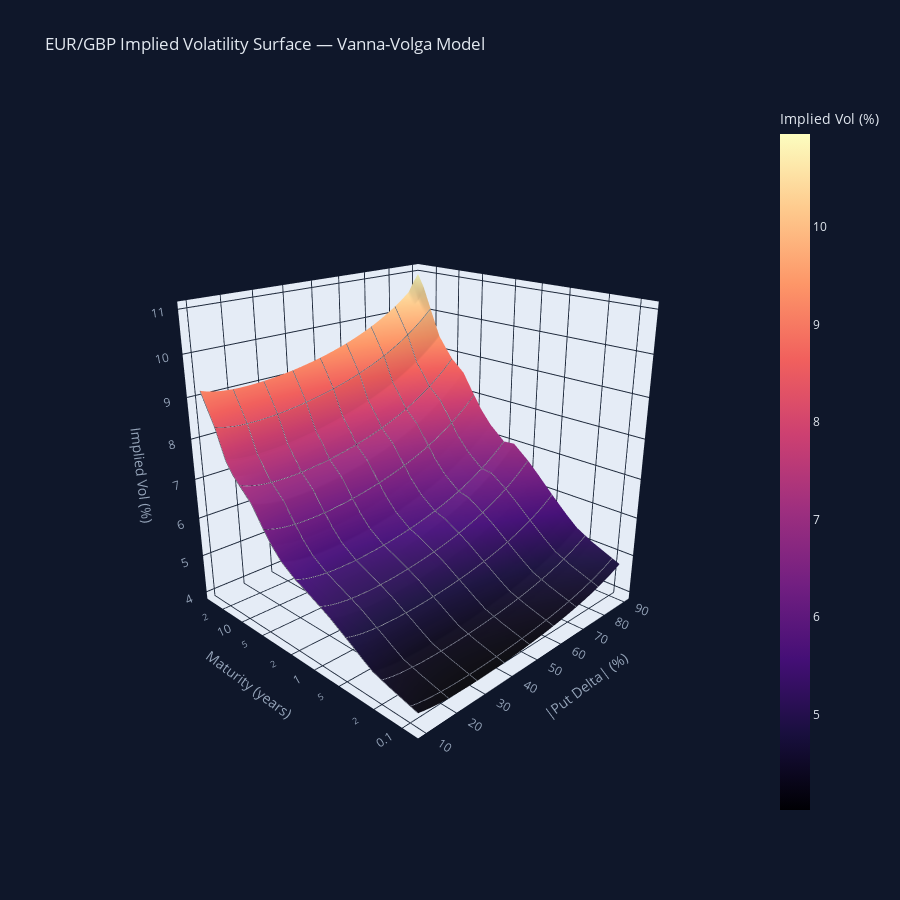

The cell this chart's notebook holds for it:
### Code cell
# ─── Interactive 3D Volatility Surface ───


# Filter: only tenors >= 1M for a clean surface
surface_df = results_df[results_df['T'] >= 1/12].copy()

delta_grid = np.linspace(0.10, 0.90, 40)
tenor_grid = []
vol_matrix = []

for _, row in surface_df.iterrows():
    T_i = row['T']
    K1_i, K2_i, K3_i = row['K1'], row['K2'], row['K3']
    s1_i, s2_i, s3_i = row['s1'], row['s2'], row['s3']
    rd_i, rf_i = row['rd'], row['rf']
    delta_conv_i = row['delta_conv']
    vol_cap = max(s1_i, s2_i, s3_i) * 3.0
    
    vol_row = []
    for d in delta_grid:
        try:
            K_d = solve_strike_from_delta(spot, rd_i, rf_i, s2_i, T_i, d, 
                                           is_call=False, delta_type=delta_conv_i)
            if np.isnan(K_d):
                vol_row.append(np.nan)
                continue
            iv = vv_implied_vol(spot, K_d, K1_i, K2_i, K3_i, rd_i, rf_i, 
                               s1_i, s2_i, s3_i, T_i)
            if np.isnan(iv) or iv > vol_cap or iv < 0.005:
                vol_row.append(np.nan)
            else:
                vol_row.append(iv * 100)
        except:
            vol_row.append(np.nan)
    
    vol_matrix.append(vol_row)
    tenor_grid.append(T_i)

vol_matrix = np.array(vol_matrix)
X, Y = np.meshgrid(delta_grid * 100, tenor_grid)

# Interpolate NaNs and clip
mask = ~np.isnan(vol_matrix)
points = np.array([X[mask], Y[mask]]).T
values = vol_matrix[mask]
vol_filled = griddata(points, values, (X, Y), method='cubic')
vol_filled = np.clip(vol_filled, 2.0, 12.0)

fig = go.Figure(data=[go.Surface(
    x=delta_grid * 100,
    y=tenor_grid,
    z=vol_filled,
    colorscale='Magma',
    colorbar=dict(title='Implied Vol (%)'),
    hovertemplate='Delta: %{x:.0f}%<br>Tenor: %{y:.2f}Y<br>Vol: %{z:.2f}%<extra></extra>',
    contours=dict(
        x=dict(show=True, color='rgba(255,255,255,0.15)', width=1),
        y=dict(show=True, color='rgba(255,255,255,0.15)', width=1),
    ),
)])
fig.update_layout(
    title='EUR/GBP Implied Volatility Surface — Vanna-Volga Model',
    scene=dict(
        xaxis_title='|Put Delta| (%)',
        yaxis_title='Maturity (years)',
        zaxis_title='Implied Vol (%)',
        yaxis_type='log',
        bgcolor='#0f172a',
        xaxis=dict(gridcolor='#1e293b', color='#94a3b8'),
        yaxis=dict(gridcolor='#1e293b', color='#94a3b8'),
        zaxis=dict(gridcolor='#1e293b', color='#94a3b8'),
        camera=dict(eye=dict(x=-1.8, y=-1.8, z=1.0)),
    ),
    paper_bgcolor='#0f172a',
    font=dict(color='#e2e8f0'),
    width=900,
    height=900,
)

fig.show()

### Figure 1 — Plotly figure (JSON) as saved in the notebook; plotly's stock layout.template omitted (floating-point values rounded to 4 significant figures; data arrays with more than 128 entries replaced by an {"elided": "..."} marker saying what was removed)
{"data": [{"colorbar": {"title": {"text": "Implied Vol (%)"}}, "colorscale": [[0, "#000004"], [0.1111, "#180f3d"], [0.2222, "#440f76"], [0.3333, "#721f81"], [0.4444, "#9e2f7f"], [0.5556, "#cd4071"], [0.6667, "#f1605d"], [0.7778, "#fd9668"], [0.8889, "#feca8d"], [1, "#fcfdbf"]], "contours": {"x": {"color": "rgba(255,255,255,0.15)", "show": true, "width": 1}, "y": {"color": "rgba(255,255,255,0.15)", "show": true, "width": 1}}, "hovertemplate": "Delta: %{x:.0f}%<br>Tenor: %{y:.2f}Y<br>Vol: %{z:.2f}%<extra></extra>", "type": "surface", "x": [10.0, 12.05, 14.1, 16.15, 18.21, 20.26, 22.31, 24.36, 26.41, 28.46, 30.51, 32.56, 34.62, 36.67, 38.72, 40.77, 42.82, 44.87, 46.92, 48.97, 51.03, 53.08, 55.13, 57.18, 59.23, 61.28, 63.33, 65.38, 67.44, 69.49, 71.54, 73.59, 75.64, 77.69, 79.74, 81.79, 83.85, 85.9, 87.95, 90.0], "y": [0.08333, 0.1667, 0.25, 0.3333, 0.4167, 0.5, 0.75, 1, 1.5, 2, 3, 4, 5, 7, 10, 12, 15, 20, 25, 30], "z": {"elided": "20x40 float values"}}], "layout": {"font": {"color": "#e2e8f0"}, "height": 900, "paper_bgcolor": "#0f172a", "scene": {"bgcolor": "#0f172a", "camera": {"eye": {"x": -1.8, "y": -1.8, "z": 1}}, "xaxis": {"color": "#94a3b8", "gridcolor": "#1e293b", "title": {"text": "|Put Delta| (%)"}}, "yaxis": {"color": "#94a3b8", "gridcolor": "#1e293b", "title": {"text": "Maturity (years)"}, "type": "log"}, "zaxis": {"color": "#94a3b8", "gridcolor": "#1e293b", "title": {"text": "Implied Vol (%)"}}}, "title": {"text": "EUR/GBP Implied Volatility Surface — Vanna-Volga Model"}, "width": 900}}
